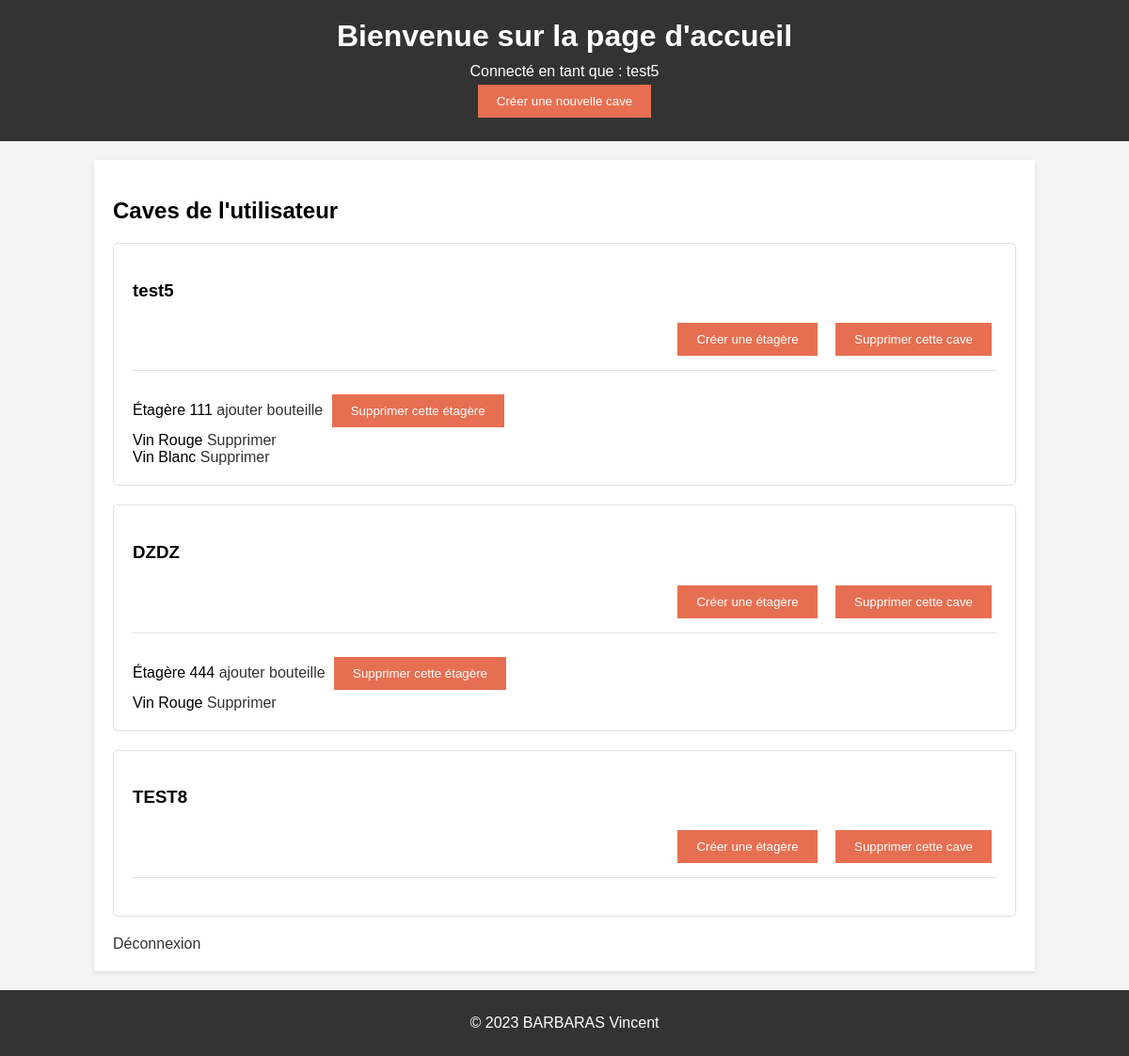
Page /accueil (signed in) on the earlier database version.
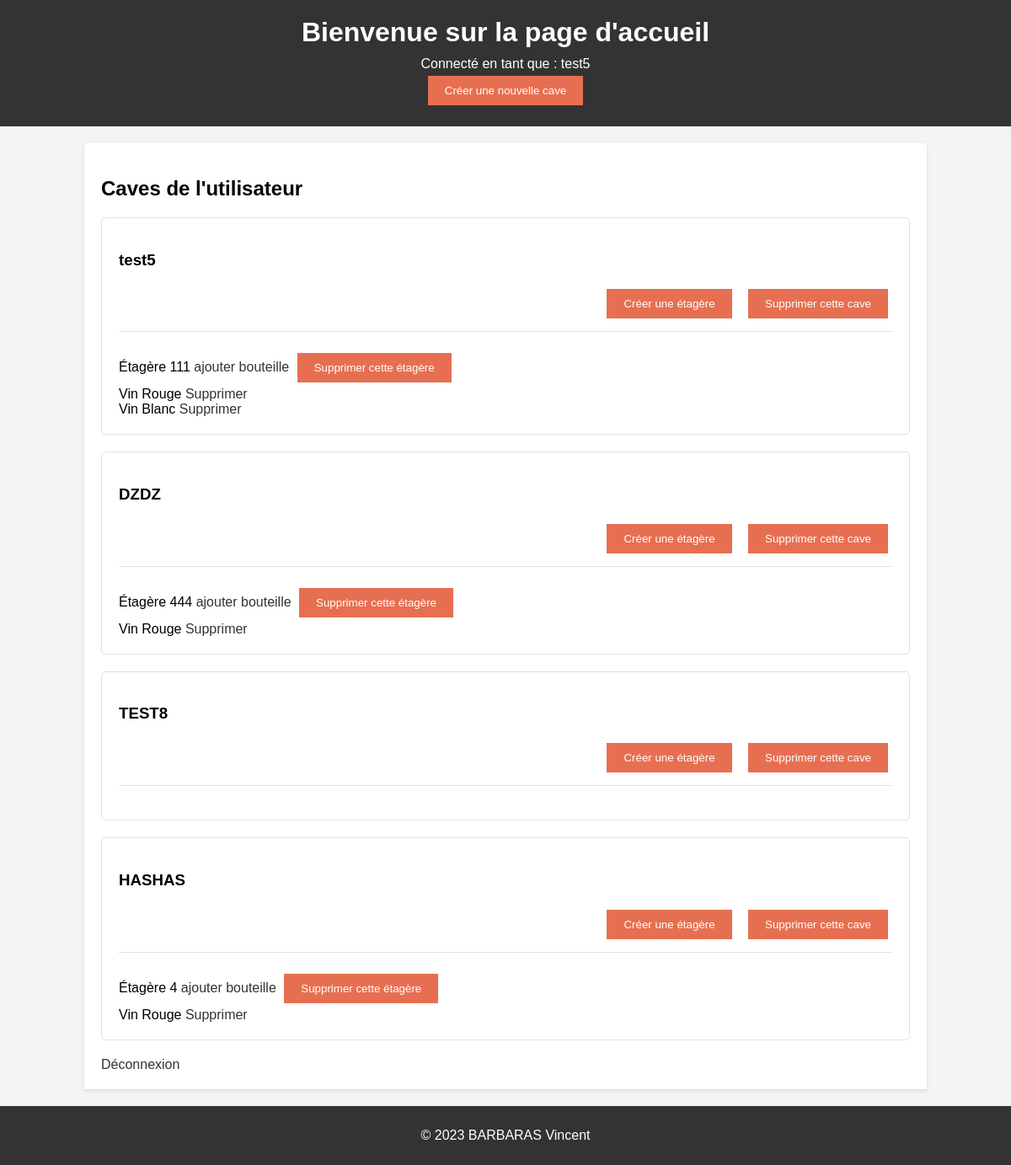
Same page on the later database version.
### tables this page shows
CREATE TABLE Caves (
                id_cave INTEGER PRIMARY KEY,
                nom_cave TEXT NOT NULL,
                proprietaire_id INTEGER NOT NULL,
                FOREIGN KEY (proprietaire_id) REFERENCES Utilisateurs(id_utilisateur)
            );

CREATE TABLE Etageres (
                id_etagere INTEGER PRIMARY KEY,
                numero INTEGER NOT NULL,
                region TEXT NOT NULL,
                emplacements_disponibles INTEGER NOT NULL,
                cave_associee_id INTEGER NOT NULL,
                FOREIGN KEY (cave_associee_id) REFERENCES Caves(id_cave)
            );

CREATE TABLE Bouteilles (
                id_bouteille INTEGER PRIMARY KEY,
                domaine_viticole TEXT NOT NULL,
                nom TEXT NOT NULL,
                type TEXT NOT NULL,
                annee INTEGER NOT NULL,
                region TEXT NOT NULL,
                commentaires TEXT,
                note_personnelle TEXT,
                note_moyenne TEXT,
                photo_etiquette TEXT,
                prix REAL
            );

### app.py (the view)
@app.route("/")
@app.route("/accueil")
def accueil():
    if "logged_in" in session and session["logged_in"]:
        nom_utilisateur = session["username"]
        caves_utilisateur = Cave.afficher_details_cave(session["user_id"])
        if request.args.get("response") == "json":
            return jsonify({"status": "success", "msg": caves_utilisateur}), 200
        else:
            print(caves_utilisateur)
            for cave in caves_utilisateur:
                print(cave.to_dict())
            return render_template(
                "accueil.html",
                nom_utilisateur=nom_utilisateur,
                caves_utilisateur=caves_utilisateur,
            )
    else:
        return redirect(url_for("users.deconnexion"))  # Rediriger vers la page de connexion après la déconnexion

### models/bouteille.py (called while the page is built)
    def to_dict(self):
        return {
            "id_bouteille": self.id_bouteille,
            "domaine_viticole": self.domaine_viticole,
            "nom": self.nom,
            "type": self.type,
            "annee": self.annee,
            "region": self.region,
            "commentaires": self.commentaires,
            "note_personnelle": self.note_personnelle,
            "note_moyenne": self.note_moyenne,
            "photo_etiquette": self.photo_etiquette,
            "prix": self.prix,
        }

### models/cave.py (called while the page is built)
    def __repr__(self):
        return f"Cave {self.nom_cave} (id: {self.id_cave})"

    def to_dict(self):
        etageres = []
        if self.etageres != [] or self.etageres != None:
            for etagere in self.etageres:
                etageres.append(etagere.to_dict())
        return {
            "id_cave": self.id_cave,
            "nom_cave": self.nom_cave,
            "proprietaire": self.proprietaire,
            "etageres": etageres,
        }

    @staticmethod
    def get_utilisateur_caves(utilisateur_id):
        conn = sqlite3.connect("bdd.db")
        c = conn.cursor()
        c.execute("SELECT * FROM Caves WHERE proprietaire_id = ?", (utilisateur_id,))
        rows = c.fetchall()
        caves_utilisateur = [
            Cave(row[0], row[1], Utilisateur(row[2], None, None, None)) for row in rows
        ]
        conn.close()
        return caves_utilisateur

    @classmethod
    def afficher_details_cave(cls, user_id):
        conn = sqlite3.connect("bdd.db")
        c = conn.cursor()
        caves_utilisateur = Cave.get_utilisateur_caves(user_id)
        for current_cave in caves_utilisateur:
            c.execute(
                "SELECT * FROM Etageres WHERE cave_associee_id = ?",
                (current_cave.id_cave,),
            )
            etageres_cave = c.fetchall()
            for row in etageres_cave:
                etagere = Etagere(row[0], row[1], row[2], row[3], current_cave)
                current_cave.etageres.append(etagere)
        conn.close()
        return caves_utilisateur

### templates/accueil.html (shortened to what this page needs)
<!DOCTYPE html>
<html lang="en">
<head>
    <link rel="stylesheet" href="static/accueil_styles.css">
</head>
<body>
    <header>
        <h1>Bienvenue sur la page d'accueil</h1>
        {% if nom_utilisateur %}
            <p>Connecté en tant que : {{ nom_utilisateur }}</p>
            <a href="{{ url_for('caves.creer_cave') }}"><button>Créer une nouvelle cave</button></a>
        {% endif %}
    </header>
    <main>
        {% if nom_utilisateur %}
            <h2>Caves de l'utilisateur</h2>
            <div class="caves-container">
                {% for cave in caves_utilisateur %}
                    <div class="card">
                        <div class="card-header">
                            <h3>{{ cave.nom_cave }}</h3>
                            <div class="card-actions">
                                <a href="{{ url_for('etagere.creer_etagere', cave_id=cave.id_cave) }}"><button>Créer une étagère</button></a>
                                <form method="POST" action="{{ url_for('caves.supprimer_cave', id_cave=cave.id_cave) }}" style="display: inline;">
                                    <button type="submit">Supprimer cette cave</button>
                                </form>
                            </div>
                        </div>
                        <div class="card-body">
                            {% for etagere in cave.etageres %}
                                <div class="etagere">
                                    Étagère {{ etagere.numero }}
                                    <a href="{{ url_for('etagere.ajouter_bouteille_etagere', id_etagere=etagere.id_etagere)}}">ajouter bouteille</a>
                                    <form method="POST" action="{{ url_for('etagere.supprimer_etagere', id_etagere=etagere.id_etagere) }}" style="display: inline;">
                                        <button type="submit">Supprimer cette étagère</button>
                                    </form>
                                    {% if etagere.bouteilles %}
                                        <div class="bouteilles">
                                            {% for bouteille in etagere.bouteilles %}
                                                <div class="bouteille">
                                                    {{ bouteille.nom }}
                                                    <a href="{{ url_for('etagere.supprimer_bouteille_etagere', id_etagere=etagere.id_etagere) }}">Supprimer</a>
                                                </div>
                                            {% endfor %}
                                        </div>
                                    {% else %}
                                        <p>Aucune bouteille sur cette étagère</p>
                                    {% endif %}
                                </div>
                            {% endfor %}
                        </div>
                    </div>
                {% endfor %}
            </div>
        {% endif %}
        <a href="{{ url_for('users.deconnexion') }}">Déconnexion</a>
    </main>
    <footer>
        <p>© 2023 BARBARAS Vincent</p>
    </footer>
</body>
</html>

### static/accueil_styles.css (style rules this page uses)
body { font-family: 'Arial', sans-serif; background-color: #f4f4f4; margin: 0; padding: 0; }
header { background-color: #333; color: #fff; padding: 20px 0; text-align: center; }
header h1 { margin: 0 0 10px; }
header p { margin: 0; }
main { width: 80%; max-width: 1200px; margin: 20px auto; padding: 20px; background: white; box-shadow: 0 2px 4px rgba(0,0,0,0.1); }
button { background-color: #e76f51; color: white; border: none; padding: 10px 20px; margin: 5px; cursor: pointer; transition: background-color 0.3s ease; }
footer { background-color: #333; color: white; text-align: center; padding: 10px 0; position: relative; bottom: 0; width: 100%; }
a { color: #333; text-decoration: none; }
.card { background: #fff; border: 1px solid #e1e1e1; border-radius: 5px; padding: 20px; margin-bottom: 20px; }
.card-header { border-bottom: 1px solid #e1e1e1; padding-bottom: 10px; margin-bottom: 20px; }
.card-actions { text-align: right; }
.card-actions button { margin-left: 10px; }

Differences in the rows shown:
added Caves: nom_cave "HASHAS", Bouteilles (nom "Vin Rouge")
added Etageres: numero "4", Bouteilles (nom "Vin Rouge"), shown under "HASHAS"
